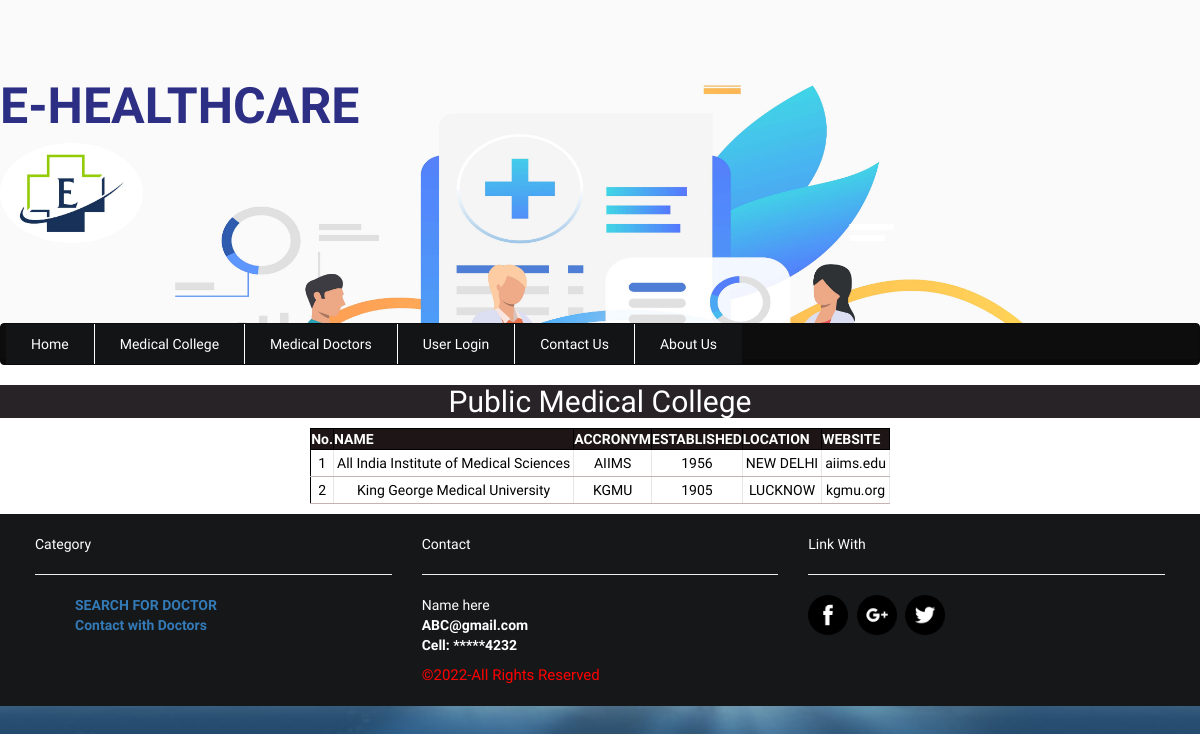
/medical_college.php, run on the app's committed database.
### tables this page shows
CREATE TABLE `medicalcollege` (
  `No.` int(22) NOT NULL,
  `Name` varchar(50) NOT NULL,
  `Acronym` varchar(30) NOT NULL,
  `Established` int(22) NOT NULL,
  `Location` varchar(30) NOT NULL,
  `website` varchar(50) NOT NULL
);

### medical_college.php (the view, shortened to what this page needs)
<?php include('header.php'); ?>
<div class="Medical college">
		<h2 class="text-center" style="background-color:#272327;color: #fff;">Public Medical College</h2>
        <?php
        include('config.php');
        $query= "SELECT * FROM medicalcollege";
        $result = $conn->query($query);
        if ($result->num_rows > 0)
        echo "<table border='1' align='center' cellpadding='32'>
							<tr>
								<th>No.</th>
								<th>NAME</th>
								<th>ACCRONYM</th>
								<th>ESTABLISHED</th>
								<th>LOCATION</th>
								<th>WEBSITE</th>
							</tr>";
        while($row = $result->fetch_assoc())
        {
            echo "<tr>";
            echo "<td>".$row['No.']."</td>";
            echo "<td>".$row['Name']."</td>";
            echo "<td>".$row['Acronym']."</td>";
            echo "<td>".$row['Established']."</td>";
            echo "<td>".$row['Location']."</td>";
            echo "<td>".$row['website']."</td>";
            echo "</tr>";
        }
        echo "</table>" ;
?>
</div>
<?php include('footer.php'); ?>
	</div>
</body>
</html>

### header.php (shortened to what this page needs)
<!DOCTYPE html>
<html>
<head>
	<link rel="stylesheet" href="css/bootstrap.min.css">
	<link rel="stylesheet" href="style.css">
</head>
<body>
	<div class="container-fluid">
		<div class="header_top">
			<span style="font-size:50px;color:#2c2f84;font-weight:bolder;margin-left:15px;"><marquee>E-HEALTHCARE</marquee></span>
			<img src="img/logo.jpg" height="100 px" position :absolute;
			top: 0px;
			left: 0px;
 >
		</div>
	<div class="navbar navbar-default nav">
		<nav class="menu">
			<ul>
				<li><a href="index.php">Home</a></li>
				<li><a href="medical_college.php">Medical College</a></li>
				<li><a href="doctorinfo.php">Medical Doctors</a></li>
				<li><a href="signin.php">User Login</a></li>
				<li><a href="contactus.php">Contact Us</a></li>
				<li><a href="about.php">About Us</a></li>
			</ul>
		</nav>
	</div>

### footer.php
<footer>
	<div class="col-md-12 fsection">
		<div class="col-md-4" id="contact">
		<p>Category</p> <hr>
		<ul>
			<li><a href="signin.php"><b>SEARCH FOR DOCTOR</b></a></li>
			<li><a href="signin.php"><b>Contact with Doctors</b></a></li>
		</ul>
		</div>
		<div class="col-md-4">
			<p>Contact</p> <hr>
			<p>Name here <br>
				<b>ABC@gmail.com <br>
				Cell: *****4232</p></b>
				<span style="color: red;font-size: 15px">&copy;<?php echo date('Y'); ?>-All Rights Reserved</span>
		</div>
		<div class="col-md-4 share_img">
		<p>Link With</p> <hr>
			<a href="" ><img src="img/fb-free.png" alt="facebok"></a>
			<a href=""><img src="img/gogle-plud-free.png" alt="google-plus"></a>
			<a href=""><img src="img/twitter.png" alt="twitter"></a>
		</div>
	</div>
</footer>

### style.css (style rules this page uses)
body { padding: 5px auto; font-family: 'El Messiri', sans-serif; background:url(img/bg3.jpg) fixed no-repeat; background-size:cover; }
.container-fluid { background-color: white; padding-right:0px; padding-left:0px; margin-right: auto; margin-left: auto; }
.header_top { background:url(img/bcg1.jpg) fixed no-repeat; width: 100%; height:323px; background-size: 100% 80%!important; font-family: 'El Messiri', sans-serif; }
.header_top img { border-radius: 50%; }
.menu { background-color:#0d0d0e!important;width:auto;height:35px }
.nav { min-height:37px!important; }
.navbar-default { background-color:#0a0a0b!important; border-color: #0c0b0b; }
.menu ul { margin:0;padding:0px 5px;list-style:none;text-align:right; }
.menu ul li { float:left;border-right:1px solid #fff;position:relative;text-align:right; }
.menu ul li:last-child { border-right:0px solid #fff }
.menu ul li a { background:rgba(20, 21, 23, 0.99);display:block;padding:10px 25px;text-decoration:none;color:#fff; }
.fsection { background-color:rgba(20, 21, 23, 0.99); padding: 20px; color: #fff; }
.share_img img { width:40px; height:40px; margin-right: 5px; }
table { border-collapse: collapse; background-color: khaki; }
table,th,td { border: 1px solid #000; margin: 10px auto; }
th { background-color:#1e1616; color: white; }
td { padding: 3px; text-align: center; background-color: white; color: #000; border-right: 1px solid #e7e7e7; border-bottom: 1px solid #c5b3b3; }
li { text-decoration: none; list-style: none; color:#fff; }

### data on the page
medicalcollege: value "1", Name "All India Institute of Medical Sciences", Acronym "AIIMS", Established "1956", Location "NEW DELHI", website "aiims.edu"
medicalcollege: value "2", Name "King George Medical University", Acronym "KGMU", Established "1905", Location "LUCKNOW", website "kgmu.org"
